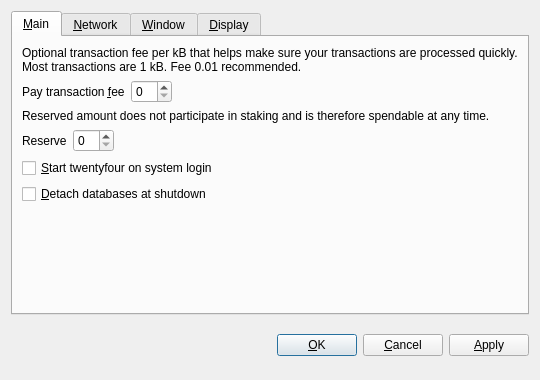
<?xml version="1.0" encoding="UTF-8"?>
<ui version="4.0">
 <class>OptionsDialog</class>
 <widget class="QDialog" name="OptionsDialog">
  <property name="geometry">
   <rect>
    <x>0</x>
    <y>0</y>
    <width>540</width>
    <height>380</height>
   </rect>
  </property>
  <property name="windowTitle">
   <string>Options</string>
  </property>
  <property name="modal">
   <bool>true</bool>
  </property>
  <layout class="QVBoxLayout" name="verticalLayout">
   <item>
    <widget class="QTabWidget" name="tabWidget">
     <property name="tabPosition">
      <enum>QTabWidget::North</enum>
     </property>
     <property name="currentIndex">
      <number>0</number>
     </property>
     <widget class="QWidget" name="tabMain">
      <attribute name="title">
       <string>&amp;Main</string>
      </attribute>
      <layout class="QVBoxLayout" name="verticalLayout_Main">
       <item>
        <widget class="QLabel" name="transactionFeeInfoLabel">
         <property name="text">
          <string>Optional transaction fee per kB that helps make sure your transactions are processed quickly. Most transactions are 1 kB. Fee 0.01 recommended.</string>
         </property>
         <property name="textFormat">
          <enum>Qt::PlainText</enum>
         </property>
         <property name="wordWrap">
          <bool>true</bool>
         </property>
        </widget>
       </item>
       <item>
        <layout class="QHBoxLayout" name="horizontalLayoutFee">
         <item>
          <widget class="QLabel" name="transactionFeeLabel">
           <property name="text">
            <string>Pay transaction &amp;fee</string>
           </property>
           <property name="textFormat">
            <enum>Qt::PlainText</enum>
           </property>
           <property name="buddy">
            <cstring>transactionFee</cstring>
           </property>
          </widget>
         </item>
         <item>
          <widget class="BitcoinAmountField" name="transactionFee"/>
         </item>
         <item>
          <spacer name="horizontalSpacerFee">
           <property name="orientation">
            <enum>Qt::Horizontal</enum>
           </property>
           <property name="sizeHint" stdset="0">
            <size>
             <width>40</width>
             <height>20</height>
            </size>
           </property>
          </spacer>
         </item>
        </layout>
       </item>
       <item>
        <widget class="QLabel" name="reserveBalanceInfoLabel">
         <property name="text">
          <string>Reserved amount does not participate in staking and is therefore spendable at any time.</string>
         </property>
         <property name="textFormat">
          <enum>Qt::PlainText</enum>
         </property>
         <property name="wordWrap">
          <bool>true</bool>
         </property>
        </widget>
       </item>
       <item>
        <layout class="QHBoxLayout" name="horizontalLayoutReserveBalance">
         <item>
          <widget class="QLabel" name="reserveBalanceLabel">
           <property name="text">
            <string>Reserve</string>
           </property>
           <property name="textFormat">
            <enum>Qt::PlainText</enum>
           </property>
           <property name="buddy">
            <cstring>reserveBalance</cstring>
           </property>
          </widget>
         </item>
         <item>
          <widget class="BitcoinAmountField" name="reserveBalance"/>
         </item>
         <item>
          <spacer name="horizontalSpacerReserveBalance">
           <property name="orientation">
            <enum>Qt::Horizontal</enum>
           </property>
           <property name="sizeHint" stdset="0">
            <size>
             <width>40</width>
             <height>20</height>
            </size>
           </property>
          </spacer>
         </item>
        </layout>
       </item>
       <item>
        <widget class="QCheckBox" name="bitcoinAtStartup">
         <property name="toolTip">
          <string>Automatically start twentyfour after logging in to the system.</string>
         </property>
         <property name="text">
          <string>&amp;Start twentyfour on system login</string>
         </property>
        </widget>
       </item>
       <item>
        <widget class="QCheckBox" name="detachDatabases">
         <property name="toolTip">
          <string>Detach block and address databases at shutdown. This means they can be moved to another data directory, but it slows down shutdown. The wallet is always detached.</string>
         </property>
         <property name="text">
          <string>&amp;Detach databases at shutdown</string>
         </property>
        </widget>
       </item>
       <item>
        <spacer name="verticalSpacer_Main">
         <property name="orientation">
          <enum>Qt::Vertical</enum>
         </property>
         <property name="sizeHint" stdset="0">
          <size>
           <width>20</width>
           <height>40</height>
          </size>
         </property>
        </spacer>
       </item>
      </layout>
     </widget>
     <widget class="QWidget" name="tabNetwork">
      <attribute name="title">
       <string>&amp;Network</string>
      </attribute>
      <layout class="QVBoxLayout" name="verticalLayout_Network">
       <item>
        <widget class="QCheckBox" name="mapPortUpnp">
         <property name="toolTip">
          <string>Automatically open the twentyfour client port on the router. This only works when your router supports UPnP and it is enabled.</string>
         </property>
         <property name="text">
          <string>Map port using &amp;UPnP</string>
         </property>
        </widget>
       </item>
       <item>
        <widget class="QCheckBox" name="connectSocks">
         <property name="toolTip">
          <string>Connect to the twentyfour network through a SOCKS proxy (e.g. when connecting through Tor).</string>
         </property>
         <property name="text">
          <string>&amp;Connect through SOCKS proxy:</string>
         </property>
        </widget>
       </item>
       <item>
        <layout class="QHBoxLayout" name="horizontalLayout_Network">
         <item>
          <widget class="QLabel" name="proxyIpLabel">
           <property name="text">
            <string>Proxy &amp;IP:</string>
           </property>
           <property name="textFormat">
            <enum>Qt::PlainText</enum>
           </property>
           <property name="buddy">
            <cstring>proxyIp</cstring>
           </property>
          </widget>
         </item>
         <item>
          <widget class="QValidatedLineEdit" name="proxyIp">
           <property name="maximumSize">
            <size>
             <width>140</width>
             <height>16777215</height>
            </size>
           </property>
           <property name="toolTip">
            <string>IP address of the proxy (e.g. 127.0.0.1)</string>
           </property>
          </widget>
         </item>
         <item>
          <widget class="QLabel" name="proxyPortLabel">
           <property name="text">
            <string>&amp;Port:</string>
           </property>
           <property name="textFormat">
            <enum>Qt::PlainText</enum>
           </property>
           <property name="buddy">
            <cstring>proxyPort</cstring>
           </property>
          </widget>
         </item>
         <item>
          <widget class="QLineEdit" name="proxyPort">
           <property name="maximumSize">
            <size>
             <width>55</width>
             <height>16777215</height>
            </size>
           </property>
           <property name="toolTip">
            <string>Port of the proxy (e.g. 9050)</string>
           </property>
          </widget>
         </item>
         <item>
          <widget class="QLabel" name="socksVersionLabel">
           <property name="text">
            <string>SOCKS &amp;Version:</string>
           </property>
           <property name="textFormat">
            <enum>Qt::PlainText</enum>
           </property>
           <property name="buddy">
            <cstring>socksVersion</cstring>
           </property>
          </widget>
         </item>
         <item>
          <widget class="QValueComboBox" name="socksVersion">
           <property name="toolTip">
            <string>SOCKS version of the proxy (e.g. 5)</string>
           </property>
          </widget>
         </item>
         <item>
          <spacer name="horizontalSpacer_Network">
           <property name="orientation">
            <enum>Qt::Horizontal</enum>
           </property>
           <property name="sizeHint" stdset="0">
            <size>
             <width>40</width>
             <height>20</height>
            </size>
           </property>
          </spacer>
         </item>
        </layout>
       </item>
       <item>
        <spacer name="verticalSpacer_Network">
         <property name="orientation">
          <enum>Qt::Vertical</enum>
         </property>
         <property name="sizeHint" stdset="0">
          <size>
           <width>20</width>
           <height>40</height>
          </size>
         </property>
        </spacer>
       </item>
      </layout>
     </widget>
     <widget class="QWidget" name="tabWindow">
      <attribute name="title">
       <string>&amp;Window</string>
      </attribute>
      <layout class="QVBoxLayout" name="verticalLayout_Window">
       <item>
        <widget class="QCheckBox" name="minimizeToTray">
         <property name="toolTip">
          <string>Show only a tray icon after minimizing the window.</string>
         </property>
         <property name="text">
          <string>&amp;Minimize to the tray instead of the taskbar</string>
         </property>
        </widget>
       </item>
       <item>
        <widget class="QCheckBox" name="minimizeOnClose">
         <property name="toolTip">
          <string>Minimize instead of exit the application when the window is closed. When this option is enabled, the application will be closed only after selecting Quit in the menu.</string>
         </property>
         <property name="text">
          <string>M&amp;inimize on close</string>
         </property>
        </widget>
       </item>
       <item>
        <spacer name="verticalSpacer_Window">
         <property name="orientation">
          <enum>Qt::Vertical</enum>
         </property>
         <property name="sizeHint" stdset="0">
          <size>
           <width>20</width>
           <height>40</height>
          </size>
         </property>
        </spacer>
       </item>
      </layout>
     </widget>
     <widget class="QWidget" name="tabDisplay">
      <attribute name="title">
       <string>&amp;Display</string>
      </attribute>
      <layout class="QVBoxLayout" name="verticalLayout_Display">
       <item>
        <layout class="QHBoxLayout" name="horizontalLayout_1_Display">
         <item>
          <widget class="QLabel" name="langLabel">
           <property name="text">
            <string>User Interface &amp;language:</string>
           </property>
           <property name="textFormat">
            <enum>Qt::PlainText</enum>
           </property>
           <property name="buddy">
            <cstring>lang</cstring>
           </property>
          </widget>
         </item>
         <item>
          <widget class="QValueComboBox" name="lang">
           <property name="toolTip">
            <string>The user interface language can be set here. This setting will take effect after restarting twentyfour.</string>
           </property>
          </widget>
         </item>
        </layout>
       </item>
       <item>
        <layout class="QHBoxLayout" name="horizontalLayout_2_Display">
         <item>
          <widget class="QLabel" name="unitLabel">
           <property name="text">
            <string>&amp;Unit to show amounts in:</string>
           </property>
           <property name="textFormat">
            <enum>Qt::PlainText</enum>
           </property>
           <property name="buddy">
            <cstring>unit</cstring>
           </property>
          </widget>
         </item>
         <item>
          <widget class="QValueComboBox" name="unit">
           <property name="toolTip">
            <string>Choose the default subdivision unit to show in the interface and when sending coins.</string>
           </property>
          </widget>
         </item>
        </layout>
       </item>
       <item>
        <widget class="QCheckBox" name="displayAddresses">
         <property name="toolTip">
          <string>Whether to show twentyfour addresses in the transaction list or not.</string>
         </property>
         <property name="text">
          <string>&amp;Display addresses in transaction list</string>
         </property>
        </widget>
       </item>
       <item>
        <widget class="QCheckBox" name="coinControlFeatures">
         <property name="toolTip">
          <string>Whether to show coin control features or not.</string>
         </property>
         <property name="text">
          <string>Display coin &amp;control features (experts only!)</string>
         </property>
        </widget>
       </item>
       <item>
        <spacer name="verticalSpacer_Display">
         <property name="orientation">
          <enum>Qt::Vertical</enum>
         </property>
         <property name="sizeHint" stdset="0">
          <size>
           <width>20</width>
           <height>40</height>
          </size>
         </property>
        </spacer>
       </item>
      </layout>
     </widget>
    </widget>
   </item>
   <item>
    <layout class="QHBoxLayout" name="horizontalLayout_Buttons">
     <item>
      <spacer name="horizontalSpacer_1">
       <property name="orientation">
        <enum>Qt::Horizontal</enum>
       </property>
       <property name="sizeHint" stdset="0">
        <size>
         <width>40</width>
         <height>48</height>
        </size>
       </property>
      </spacer>
     </item>
     <item>
      <widget class="QLabel" name="statusLabel">
       <property name="font">
        <font>
         <weight>75</weight>
         <bold>true</bold>
        </font>
       </property>
       <property name="text">
        <string/>
       </property>
       <property name="textFormat">
        <enum>Qt::PlainText</enum>
       </property>
       <property name="wordWrap">
        <bool>true</bool>
       </property>
      </widget>
     </item>
     <item>
      <spacer name="horizontalSpacer_2">
       <property name="orientation">
        <enum>Qt::Horizontal</enum>
       </property>
       <property name="sizeHint" stdset="0">
        <size>
         <width>40</width>
         <height>48</height>
        </size>
       </property>
      </spacer>
     </item>
     <item>
      <widget class="QPushButton" name="okButton">
       <property name="text">
        <string>&amp;OK</string>
       </property>
      </widget>
     </item>
     <item>
      <widget class="QPushButton" name="cancelButton">
       <property name="text">
        <string>&amp;Cancel</string>
       </property>
       <property name="autoDefault">
        <bool>false</bool>
       </property>
      </widget>
     </item>
     <item>
      <widget class="QPushButton" name="applyButton">
       <property name="text">
        <string>&amp;Apply</string>
       </property>
       <property name="autoDefault">
        <bool>false</bool>
       </property>
      </widget>
     </item>
    </layout>
   </item>
  </layout>
 </widget>
 <customwidgets>
  <customwidget>
   <class>BitcoinAmountField</class>
   <extends>QSpinBox</extends>
   <header>bitcoinamountfield.h</header>
  </customwidget>
  <customwidget>
   <class>QValueComboBox</class>
   <extends>QComboBox</extends>
   <header>qvaluecombobox.h</header>
  </customwidget>
  <customwidget>
   <class>QValidatedLineEdit</class>
   <extends>QLineEdit</extends>
   <header>qvalidatedlineedit.h</header>
  </customwidget>
 </customwidgets>
 <resources/>
 <connections/>
</ui>
